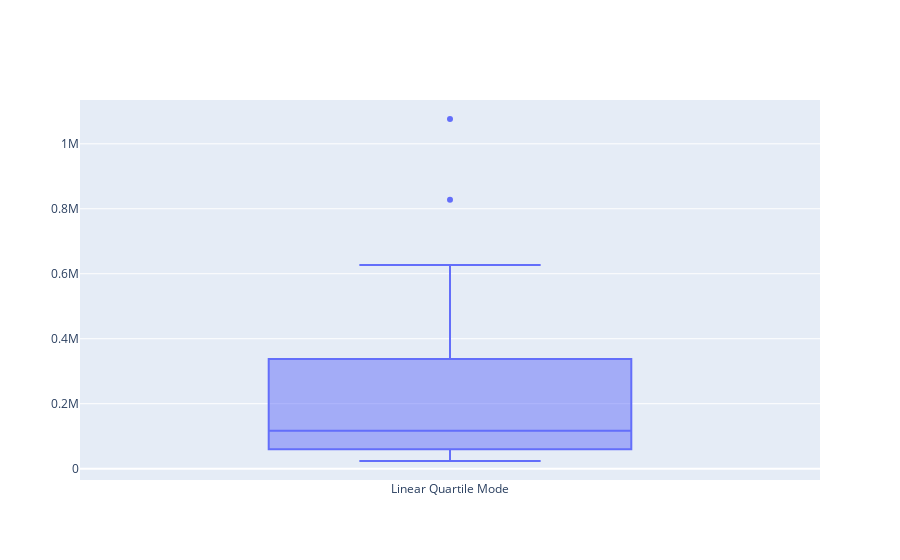

Here is the notebook cell this chart was saved with:
### Code cell
import plotly.graph_objects as go
fig = go.Figure()
fig.add_trace(go.Box(y=rev_df_2['revenue'],
                     quartilemethod="linear",
                     name="Linear Quartile Mode"))
